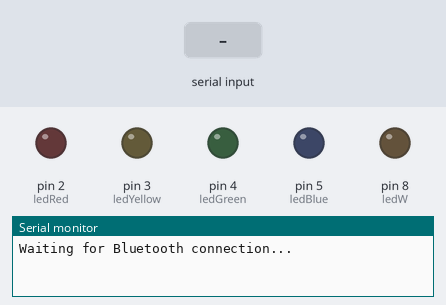
A sketch run on a simulated Arduino Uno, built with avr-gcc and run on an emulated ATmega328P. Shown: output pins drawn as LEDs (lit = HIGH), the last lines printed to the serial monitor. Inputs (shaded band) come from the test bench.

Above: at 1.2 s.
1.3 s: "1" received over the second serial link
At 2.1 s:
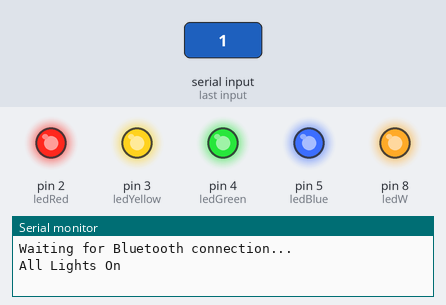
2.8 s: "r" received over the second serial link
At 3.2 s:
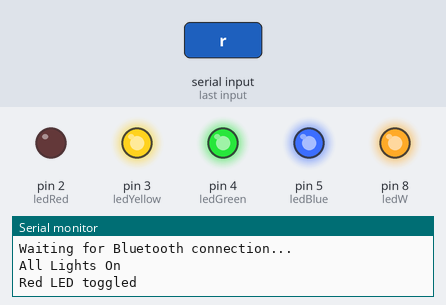
4.3 s: "g" received over the second serial link
At 5.5 s:
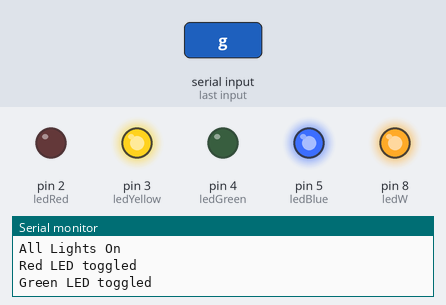
5.8 s: "b" received over the second serial link
At 6.7 s:
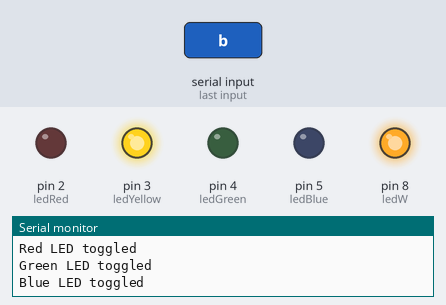
7.3 s: "y" received over the second serial link
At 7.9 s:
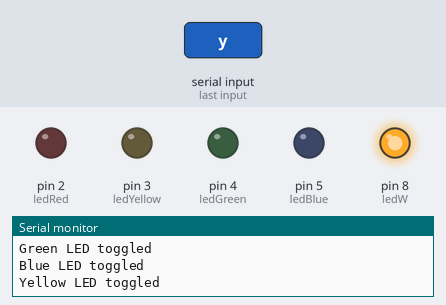
8.8 s: "r" received over the second serial link
At 10.3 s:
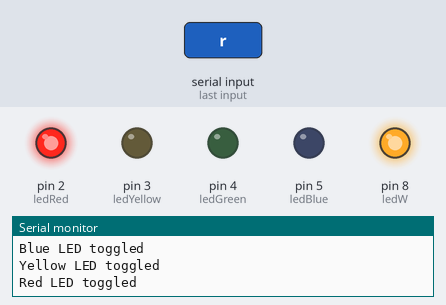
Timing chart, 0 to 11.3 s (numbered marks = the images above; inputs shaded):
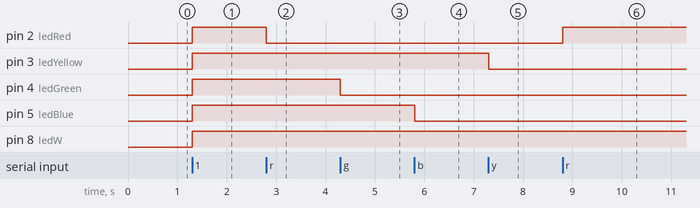

The sketch:

LED_control_With_BLE_Iphone_copy_20241007144509.ino
```cpp
#include <SoftwareSerial.h>

// Pin assignments for LEDs
const int ledRed = 2;
const int ledYellow = 3;
const int ledGreen = 4;
const int ledBlue = 5;
const int ledW = 8;

// Define HM-19 Bluetooth pins
const int rxPin = 10;
const int txPin = 11;

SoftwareSerial btSerial(rxPin, txPin);  // Initialize software serial for HM-19

void setup() {
  // Set LED pins as outputs
  pinMode(ledRed, OUTPUT);
  pinMode(ledYellow, OUTPUT);
  pinMode(ledGreen, OUTPUT);
  pinMode(ledBlue, OUTPUT);
  pinMode(ledW, OUTPUT);

  // Initialize serial communication
  Serial.begin(9600);
  btSerial.begin(9600);    // Initialize Bluetooth communication
  Serial.println("Waiting for Bluetooth connection...");

  // Initially turn off all LEDs
  turnOffAllLeds();
}

void loop() {
  // Bluetooth control
  if (btSerial.available()) {
    char command = btSerial.read();

    switch (command) {
      case '1':
        turnOnAllLeds();
        Serial.println("All Lights On");
        break;
      case '0':
        turnOffAllLeds();
        Serial.println("All Lights Off");
        break;
      case 'r':
        toggleLed(ledRed);
        Serial.println("Red LED toggled");
        break;
      case 'g':
        toggleLed(ledGreen);
        Serial.println("Green LED toggled");
        break;
      case 'b':
        toggleLed(ledBlue);
        Serial.println("Blue LED toggled");
        break;
      case 'y':
        toggleLed(ledYellow);
        Serial.println("Yellow LED toggled");
        break;
      case 'w':
        toggleLed(ledW);
        Serial.println("White LED toggled");
        break;
    }
  }
  delay(100);
}

// Function to turn on all LEDs
void turnOnAllLeds() {
  digitalWrite(ledRed, HIGH);
  digitalWrite(ledYellow, HIGH);
  digitalWrite(ledGreen, HIGH);
  digitalWrite(ledBlue, HIGH);
  digitalWrite(ledW, HIGH);
}

// Function to turn off all LEDs
void turnOffAllLeds() {
  digitalWrite(ledRed, LOW);
  digitalWrite(ledYellow, LOW);
  digitalWrite(ledGreen, LOW);
  digitalWrite(ledBlue, LOW);
  digitalWrite(ledW, LOW);
}

// Function to toggle a specific LED
void toggleLed(int ledPin) {
  digitalWrite(ledPin, !digitalRead(ledPin));
}
```

Measured:
- after the input at 1.3 s, pin 2 (ledRed), pin 3 (ledYellow), pin 4 (ledGreen), pin 5 (ledBlue), pin 8 (ledW): LOW → HIGH at once
- after the input at 2.8 s, pin 2 (ledRed): HIGH → LOW at once
- after the input at 4.3 s, pin 4 (ledGreen): HIGH → LOW at once
- after the input at 5.8 s, pin 5 (ledBlue): HIGH → LOW at once
- after the input at 7.3 s, pin 3 (ledYellow): HIGH → LOW at once
- after the input at 8.8 s, pin 2 (ledRed): LOW → HIGH at once
